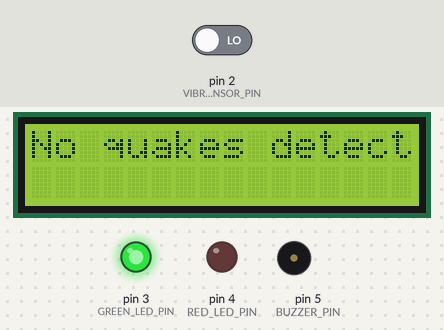
Recording of a sketch running on a simulated Arduino Uno, built with avr-gcc and run on an emulated ATmega328P. On the bench: 16×2 character LCD, output pins drawn as LEDs (lit = HIGH), buzzer (waves = sounding, pin HIGH). The test bench sets the inputs (shaded band); at power-on: pin 2 (VIBRATION_SENSOR_PIN) LOW.

Above: at 1.2 s.
1.3 s: pin 2 (VIBRATION_SENSOR_PIN) driven HIGH
At 1.8 s:
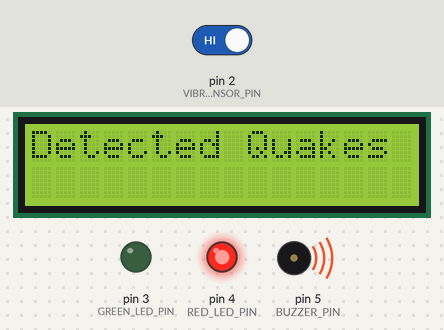
At 6.34 s:
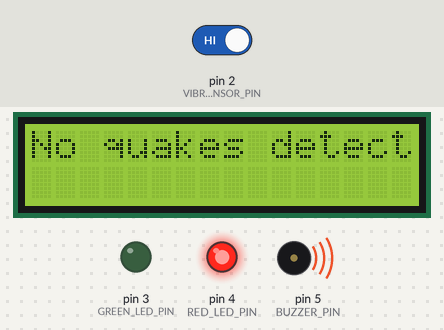
Timing chart, 0 to 7.8 s (numbered marks = the images above; inputs shaded):
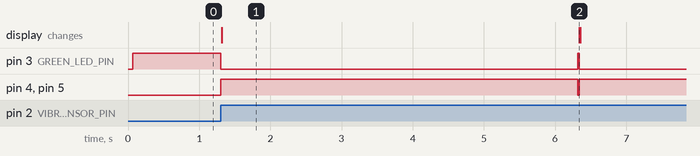

The sketch:

earthquae_project.ino
```cpp
#include <Wire.h>
#include <LiquidCrystal_I2C.h>

#define VIBRATION_SENSOR_PIN 2
#define GREEN_LED_PIN 3
#define RED_LED_PIN 4
#define BUZZER_PIN 5

LiquidCrystal_I2C lcd(0x27, 16, 2);

void setup() {
  pinMode(VIBRATION_SENSOR_PIN, INPUT);
  pinMode(GREEN_LED_PIN, OUTPUT);
  pinMode(RED_LED_PIN, OUTPUT);
  pinMode(BUZZER_PIN, OUTPUT);

  lcd.begin(16, 2);
  lcd.backlight();

  // Initial State
  digitalWrite(GREEN_LED_PIN, HIGH);  // Green LED on to show device is on
  digitalWrite(RED_LED_PIN, LOW);     // Red LED off initially
  digitalWrite(BUZZER_PIN, LOW);      // Buzzer off initially
  lcd.setCursor(0, 0);
  lcd.print("No quakes detected");
}

void loop() {
  int vibration = digitalRead(VIBRATION_SENSOR_PIN);

  if (vibration == HIGH) {
    // Quake Detected
    digitalWrite(GREEN_LED_PIN, LOW);   // Turn off Green LED
    digitalWrite(RED_LED_PIN, HIGH);    // Turn on Red LED
    digitalWrite(BUZZER_PIN, HIGH);     // Turn on Buzzer
    lcd.clear();
    lcd.setCursor(0, 0);
    lcd.print("Detected Quakes");

    delay(5000); // Alert duration

    // Reset to No Quakes Detected State
    digitalWrite(RED_LED_PIN, LOW);     // Turn off Red LED
    digitalWrite(BUZZER_PIN, LOW);      // Turn off Buzzer
    digitalWrite(GREEN_LED_PIN, HIGH);  // Turn on Green LED
    lcd.clear();
    lcd.setCursor(0, 0);
    lcd.print("No quakes detected");
  }
}
```

Measured:
- after the input at 1.3 s, pin 3 (GREEN_LED_PIN): HIGH → LOW at once, → HIGH 5.0 s later, → LOW 0.02 s later; pin 4 (RED_LED_PIN), pin 5 (BUZZER_PIN): LOW → HIGH at once, → LOW 5.0 s later, → HIGH 0.02 s later; the display: changes at once (image 1)
- what the display in image 1 shows lasts 5.0 s, from 1.3 s to 6.3 s
